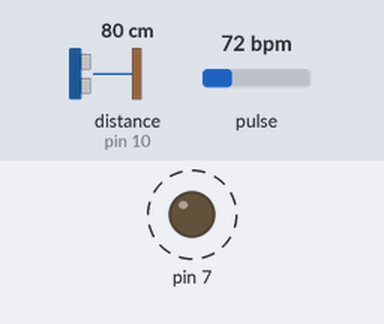
A program run on a simulated Arduino Uno, built for the host (arithmetic inside an expression is 32-bit, double 64-bit). Parts: output pins drawn as LEDs (lit = HIGH). Dashed ring = blinking. The test bench sets the inputs (shaded band); at power-on: pulse 72 bpm, distance to the obstacle (sensor on pin 10) 80 cm. The echo pulse lasts 58.3 µs per cm; what the program prints to the serial monitor is not drawn.

Above: at 1.2 s.
1.3 s: pulse set to 42 bpm
At 2.37 s:
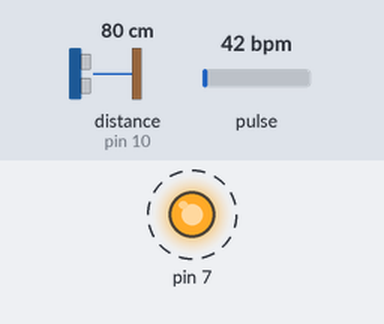
5.2 s: pulse set to 100 bpm
At 5.83 s:
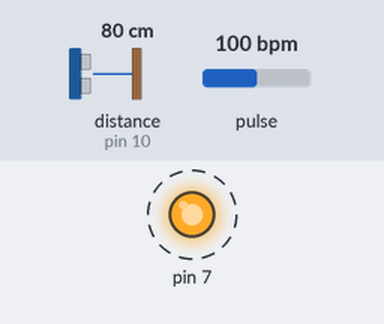
Timing chart, 0 to 14.2 s (numbered marks = the images above; inputs shaded):
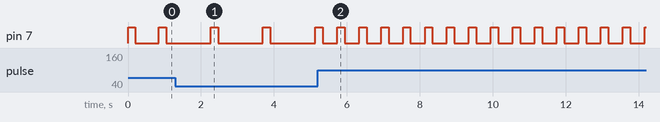

The program:

main.cpp
```cpp
#include <Arduino.h>
#include <SoftwareSerial.h>
#include <ArduinoJson.h>

//setup serial communication between arduino and esp8266 in pins 2 and 3
SoftwareSerial esp8266(2, 3);
#define USE_ARDUINO_INTERRUPTS true //set to true if you are using an Arduino Uno, Leonardo, or Micro
#define DHTTYPE DHT12
#define DHTPIN 5
#include <PulseSensorPlayground.h>
#include <Ultrasonic.h>

PulseSensorPlayground pulseSensor; //create a new instance of the PulseSensorPlayground object
const int pulseLED = 7;
int pulseSensorThreshold = 550;
int pulseBPM= 0;

Ultrasonic ultrasonic1(9, 10); //trig, echo
int distance = 0;
int heartrate = 0;

void setup() {
  pinMode(A1, INPUT);
  Serial.begin(115200);
  esp8266.begin(115200);
  pulseSensor.analogInput(0); //set the analog input pin for the PulseSensor
  pulseSensor.blinkOnPulse(pulseLED); //set the LED pin for the PulseSensor
  pulseSensor.setThreshold(pulseSensorThreshold); //set the threshold for the PulseSensor
  if (pulseSensor.begin()) {
    Serial.println("PulseSensor found!");
  }
  else {
    Serial.println("No PulseSensor found!");
  }
}

void loop() {
  //read ultrasound sensor
  distance = ultrasonic1.read();

  //read heartrate sensor
  if (pulseSensor.sawStartOfBeat()) {
    pulseBPM = pulseSensor.getBeatsPerMinute();
    if (pulseBPM < 40 || pulseBPM > 180) {
      pulseBPM = -2;
    }
    heartrate = pulseBPM;
  }

  //send sensor values to wifi module
  StaticJsonDocument<64> doc;
  doc["distance"] = distance;
  doc["heartrate"] = heartrate;
  char buffer[64];
  serializeJson(doc, buffer);
  esp8266.println(buffer);

  //error handling for serial communication
  if (esp8266.available() > 0) {
    String response = esp8266.readStringUntil('\n');
    Serial.println(response);
  }
}

// Null Sketch
// void setup(){

// }

// void loop(){

// }
```

Measured:
- after the input at 1.3 s, pin 7: alternates HIGH for 0.20 s and LOW for 1.2 s, starting after 0.97 s
- after the input at 5.2 s, pin 7: alternates HIGH for 0.20 s and LOW for 0.40 s, starting after 0.53 s
- by itself, pin 7: alternates HIGH for 0.20 s and LOW for 0.64 s
